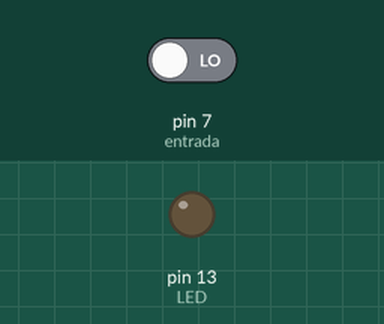
A sketch run on a simulated Arduino Uno, built with avr-gcc and run on an emulated ATmega328P. Parts: output pins drawn as LEDs (lit = HIGH). The test bench sets the inputs (shaded band); at power-on: pin 7 (entrada) LOW.

Above: at 1.2 s.
1.3 s: pin 7 (entrada) driven HIGH
At 2.4 s:
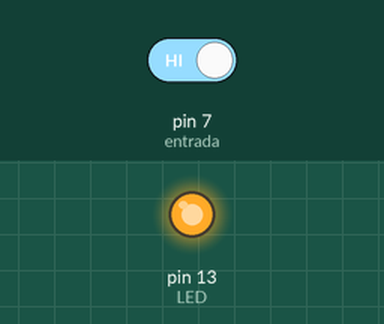
2.8 s: pin 7 (entrada) driven LOW
At 3.5 s:
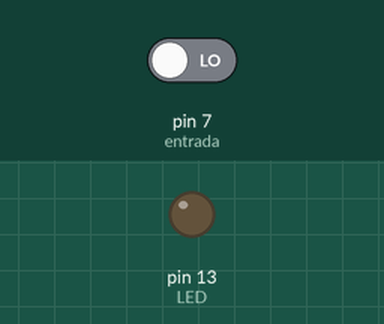
Timing chart, 0 to 5.8 s (numbered marks = the images above; inputs shaded):
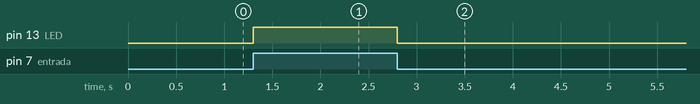

The sketch:

pushButton.ino
```cpp
int entrada = 7;
int valor = 0;
int LED = 13;
void setup() {
  // put your setup code here, to run once:
  pinMode(entrada,INPUT);
  pinMode(LED,OUTPUT);
}

void loop() {
  // put your main code here, to run repeatedly:

  valor = digitalRead(entrada);

  if(valor == HIGH)
  {
    digitalWrite(LED,HIGH);
  }
  else
  {
     digitalWrite(LED,LOW);
  }

}
```

Measured:
- after the input at 1.3 s, pin 13 (LED): LOW → HIGH at once
- after the input at 2.8 s, pin 13 (LED): HIGH → LOW at once
